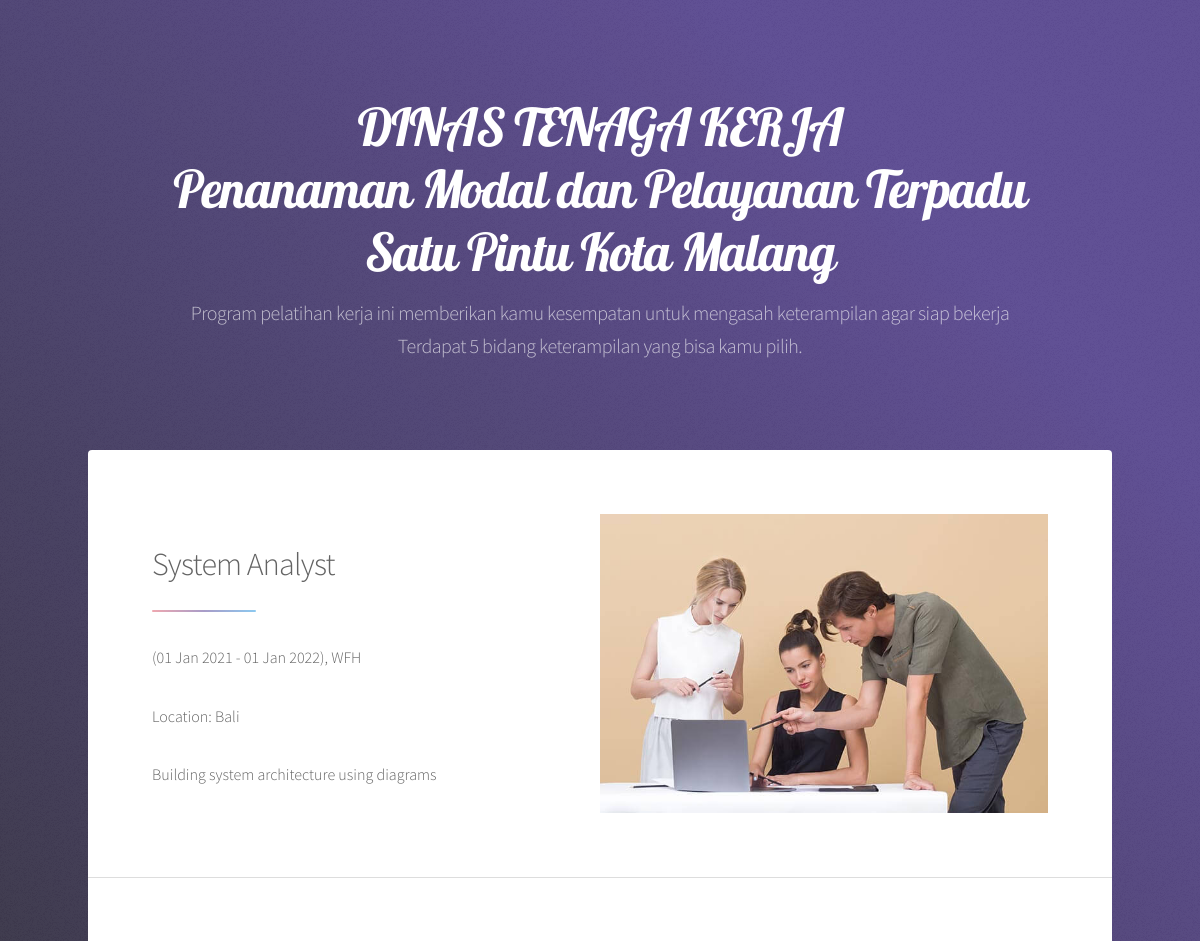
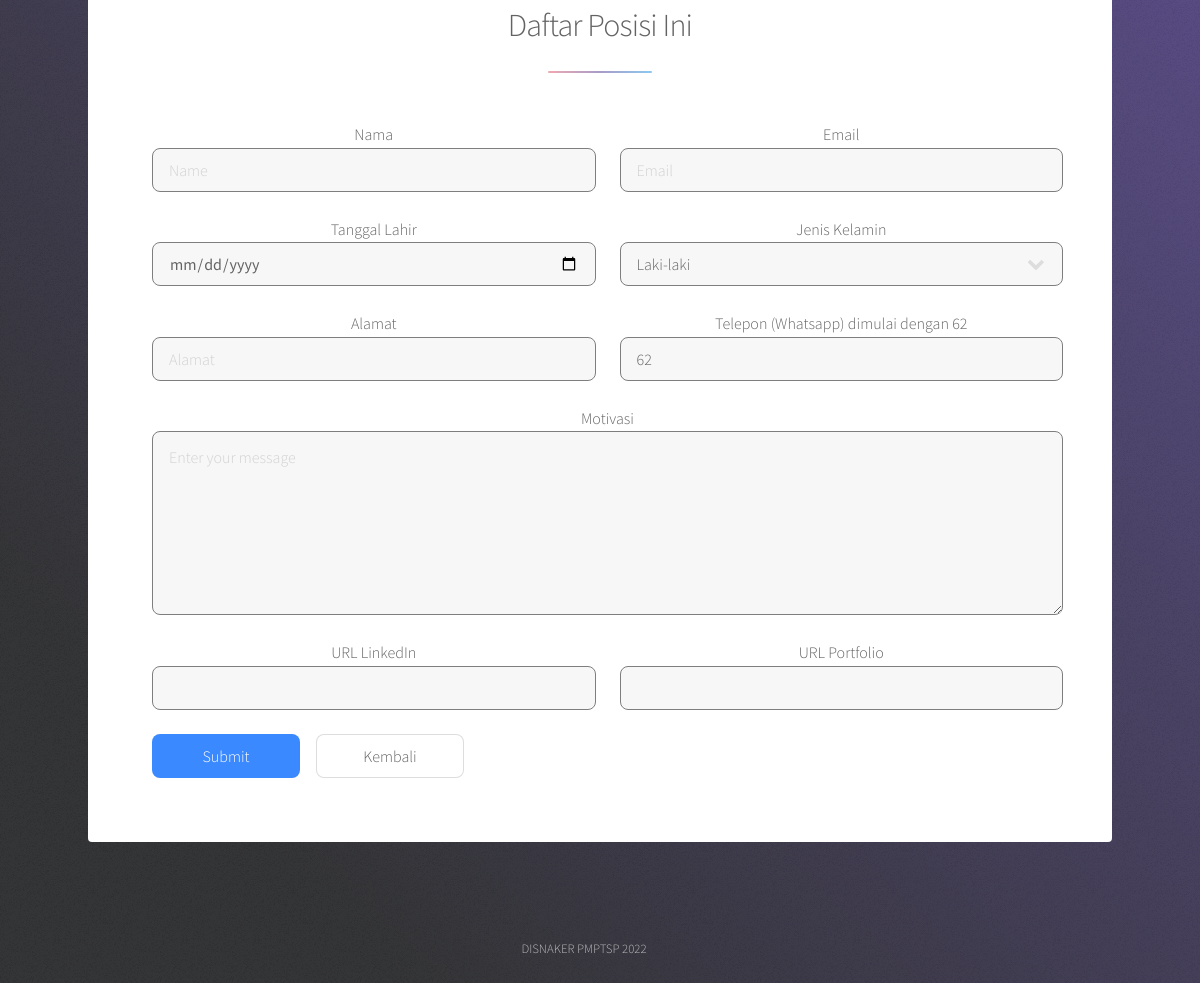
The app's page /apply.php?id=3 with its own data (2 pictures, top to bottom).
### tables this page shows
CREATE TABLE `job` (
  `id` int(11) NOT NULL,
  `jobname` varchar(30) NOT NULL,
  `jobdesc` text NOT NULL,
  `jobstart` date NOT NULL,
  `jobend` date NOT NULL,
  `registerend` date NOT NULL,
  `jobadded` timestamp NOT NULL DEFAULT current_timestamp(),
  `jobloc` text NOT NULL,
  `workingtype` varchar(3) NOT NULL
);

### apply.php (the view, shortened to what this page needs)
<?php
require 'backend/koneksi.php';
$date_now = date("Y-m-d", strtotime("-16 years"));
$getid = $_GET['id'];
$getdata = mysqli_query($conn,"select * from job where id='$getid'");
$data = mysqli_fetch_array($getdata);
                    $namajob = $data['jobname'];
                    $descjob = $data['jobdesc'];
                    $mulai = date_format(date_create($data['jobstart']),"d M Y");
                    $selesai = date_format(date_create($data['jobend']),"d M Y");
                    $periode = $mulai." - ".$selesai;
                    $jobloc = $data['jobloc'];
                    $workingtype = $data['workingtype'];
?>
<!DOCTYPE html>
<html lang="en">
<head>
    <link rel="stylesheet" href="css/bootstrap.min.css">
    <link rel="stylesheet" href="css/style.css">
    <link rel="stylesheet" href="assets/css/main.css" />
</head>
<body class="is-preload">
			<div id="wrapper">
					<header id="header" class="alt">
					<h1>DINAS TENAGA KERJA<br> Penanaman Modal dan Pelayanan Terpadu Satu Pintu Kota Malang </h1>
						<p>Program pelatihan kerja ini memberikan kamu kesempatan untuk mengasah keterampilan agar siap bekerja <br> Terdapat 5 bidang keterampilan yang bisa kamu pilih.</p>
					</header>
					<div id="main">
							<section id="intro" class="main">
								<div class="spotlight">
									<div class="content">
										<header class="major">
											<h2><?=$namajob;?></h2>
										</header>
                                        <p>(<?=$periode;?>), <?=$workingtype;?></p>
                                        <p>Location: <?=$jobloc;?></p>
                                        <p><?=$descjob;?></p>
									</div>
									<img src="img/landing.jpg" class="landing" />
								</div>
							</section>
							<section id="first" class="main special">
								<header class="major">
									<h2>Daftar Posisi Ini</h2>
								</header>
                            <form method="post">
                            <div class="row gtr-uniform">
												<div class="col-6 col-12-xsmall">
                                                    Nama
													<input type="text" name="fullname" placeholder="Name" />
												</div>
												<div class="col-6 col-12-xsmall">
                                                    Email
													<input type="email" name="email" placeholder="Email" />
                                                </div>
                                                <div class="col-6 col-12-xsmall">
                                                    Tanggal Lahir
													<input type="date" class="form-control" name="dob" min="1970-01-02" max="<?=$date_now;?>" required>
												</div>
												<div class="col-6 col-12-xsmall">
                                                    Jenis Kelamin
													<select name="gender"><option value="Laki-laki">Laki-laki</option><option value="Perempuan">Perempuan</option></select>
                                                </div>
                                                <div class="col-6 col-12-xsmall">
                                                    Alamat
													<input type="text" name="alamat" placeholder="Alamat" />
												</div>
												<div class="col-6 col-12-xsmall">
                                                    Telepon (Whatsapp) dimulai dengan 62
													<input type="text" name="telepon" min="1" value="62"required>
                                                </div>
												<div class="col-12">
                                                    Motivasi
													<textarea name="demo-message" id="demo-message" placeholder="Enter your message" rows="6"></textarea>
												</div>
                                                <div class="col-6 col-12-xsmall">
                                                    URL LinkedIn
													<input type="url" name="linkedin" required>
												</div>
												<div class="col-6 col-12-xsmall">
                                                    URL Portfolio
													<input type="url" name="portfolio" required>
                                                </div>
                                                <div class="col-12">
													<ul class="actions">
														<li><input type="submit" value="Submit" class="primary" name="apply" /></li>
														<li><a href="index.php" class="button">Kembali</a></li>
													</ul>
                                                </div>
                                            </div>
                                    </form>
							</section>
					</div>
					<footer id="footer">
						<p class="copyright">DISNAKER PMPTSP 2022</p>
					</footer>
			</div>
	</body>
</html>

### css/style.css (style rules this page uses)
.landing { width: 50%; }
h1 { font-family: "Lobster", serif; }
a { text-decoration: none; }
.form-control { border: olive; }

### records on screen
job: jobname "System Analyst", periode "01 Jan 2021 - 01 Jan 2022", workingtype "WFH", jobloc "Bali", jobdesc "Building system architecture using diagrams"
